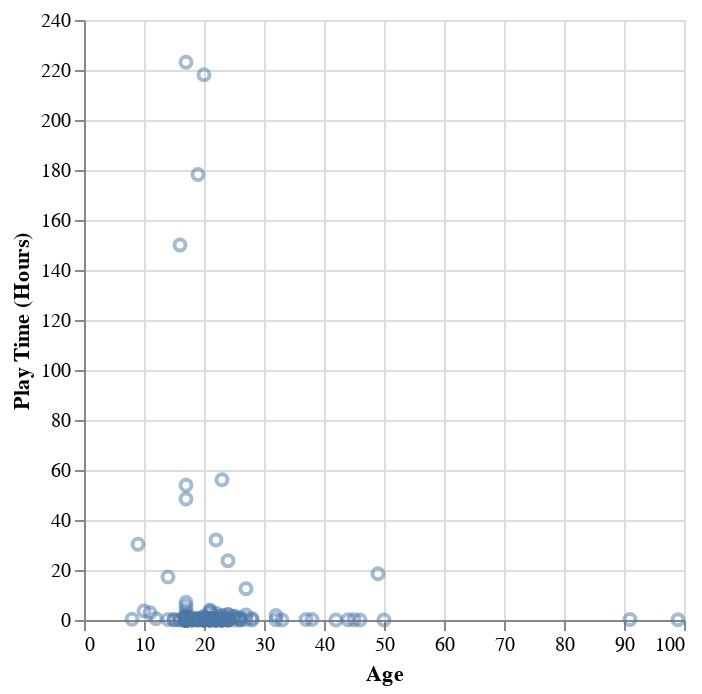

Notebook code cell kept with this figure:
### Code cell
alt.Chart(players).mark_point(opacity=0.5).encode(
    x=alt.X("age").title("Age"),
    y=alt.Y("played_hours").title("Play Time (Hours)")
)

### Figure 1 — Vega-Lite specification as saved in the notebook (floating-point values rounded to 4 significant figures; data arrays with more than 128 entries replaced by an {"elided": "..."} marker saying what was removed)
{"config": {"view": {"continuousWidth": 300, "continuousHeight": 300}}, "data": {"name": "data-5ed4194a842caecf700eb109c7b4a004"}, "mark": {"type": "point", "opacity": 0.5}, "encoding": {"x": {"field": "age", "title": "Age", "type": "quantitative"}, "y": {"field": "played_hours", "title": "Play Time (Hours)", "type": "quantitative"}}, "$schema": "https://vega.github.io/schema/vega-lite/v5.20.1.json", "datasets": {"data-5ed4194a842caecf700eb109c7b4a004": {"elided": "196 records"}}}
